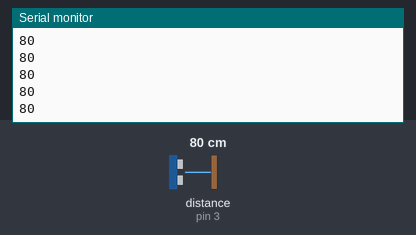
This sketch was run on a simulated Arduino Uno, built with avr-gcc and run on an emulated ATmega328P. Shown: the last lines printed to the serial monitor. Inputs (shaded band) come from the test bench; at power-on: distance to the obstacle (sensor on pin 3) 80 cm.

Above: at 1.2 s.
1.3 s: distance to the obstacle (sensor on pin 3) set to 2 cm
At 1.9 s:
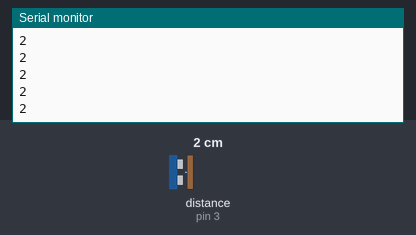
2.8 s: distance to the obstacle (sensor on pin 3) set to 4 cm
At 3.9 s:
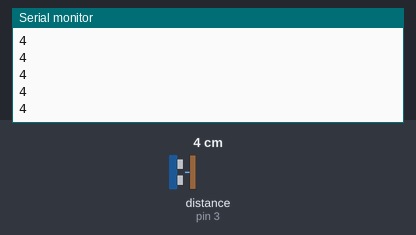
Timing chart, 0 to 5.8 s (numbered marks = the images above; inputs shaded):
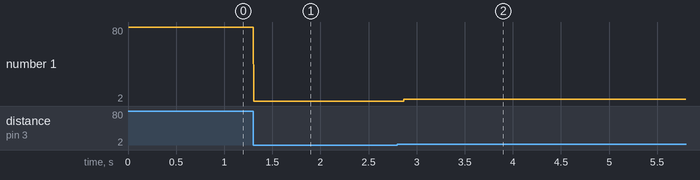

The sketch:

robotics_sensors.ino
```cpp
#include <Ultrasonic.h>
Ultrasonic sonic1(3); // gets the pin for the distance read
// int red = 5;
// int green = 6;
void setup() {
  Serial.begin(9600);
  // pinMode(red, OUTPUT);
  // pinMode(green, OUTPUT);
}

void loop() {
  int distanceCm1 = sonic1.distanceRead(); // this will read in the distance
  Serial.println(distanceCm1); // this will print out the value (Ctrl + Shift + m)
  // int distanceCm1 = sonic1.read(); // use in case the library requires the read() method instead of distanceRead() method

  /* //This is for the rgb led which will change colours depending on the distance read from the ultrasonic sensor
  if (distanceCm1 > 10) {
    analogWrite(red, 0);
    analogWrite(green, 255);
    }else{
      analogWrite(green, 0);
      analogWrite(red, 255);
    }
    */
}
```

Measured:
- after the input at 1.3 s, the serial monitor: prints a new line at once (image 1)
- after the input at 2.8 s, the serial monitor: prints a new line after 0.07 s (image 2)
- plotted number 1: 80 → 2 after the input at 1.3 s, 2 → 4 after the input at 2.8 s
